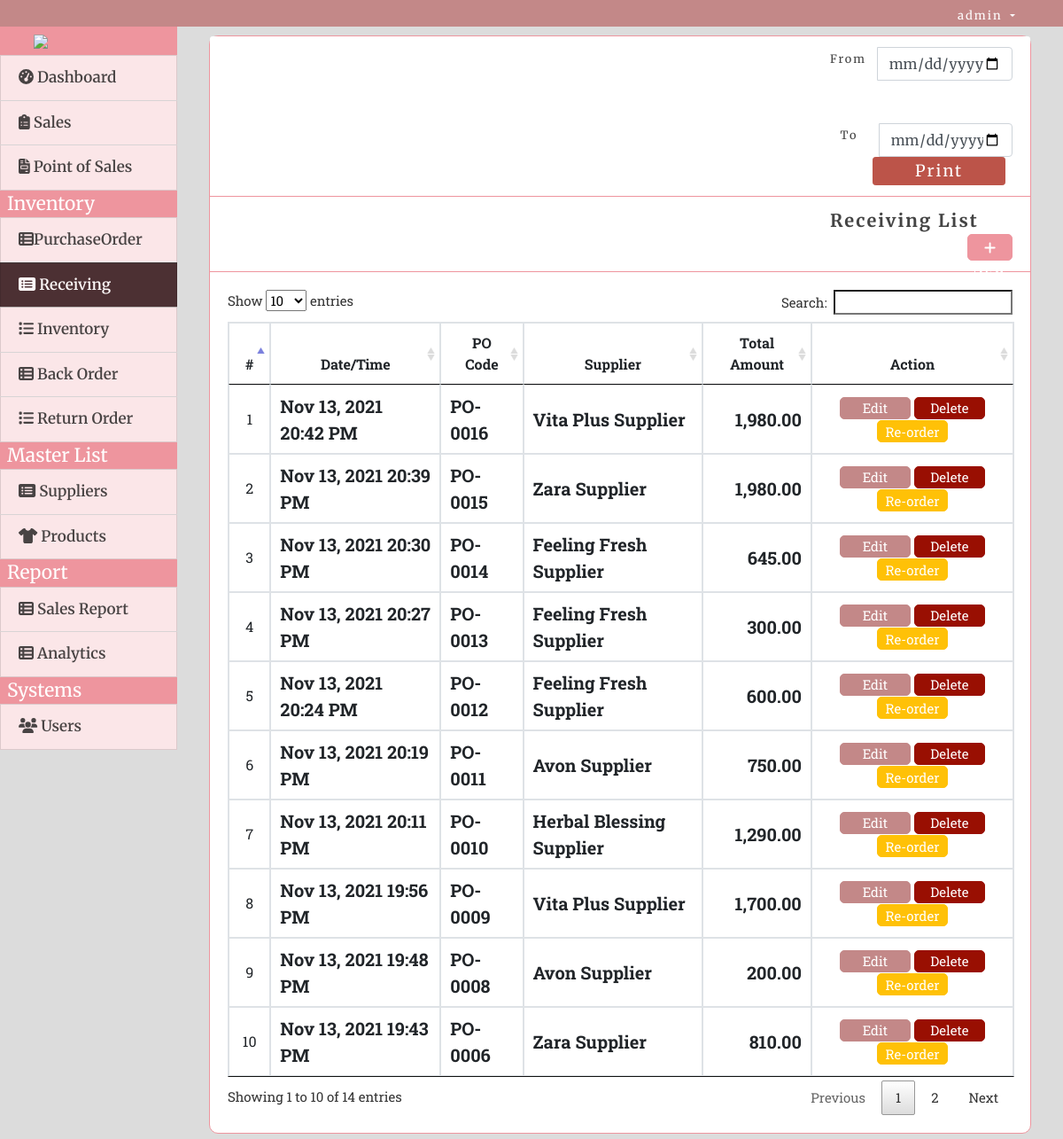
Screenshot of /index.php?page=receiving (signed in) with the database file from the repository.
### tables this page shows
CREATE TABLE `receiving` (
  `id` int(30) NOT NULL,
  `po_id` int(30) NOT NULL,
  `supplier_id` int(30) NOT NULL,
  `description` text NOT NULL,
  `total_cost` float NOT NULL,
  `inventory_ids` text NOT NULL,
  `date_created` datetime NOT NULL DEFAULT current_timestamp()
);

CREATE TABLE `purchase_order` (
  `id` int(30) NOT NULL,
  `po_code` varchar(50) NOT NULL,
  `supplier_id` int(30) NOT NULL,
  `total_cost` float NOT NULL,
  `remarks` text NOT NULL,
  `status` tinyint(1) NOT NULL DEFAULT 0 COMMENT '0=pending, 1=received',
  `date_created` datetime NOT NULL DEFAULT current_timestamp()
);

CREATE TABLE `suppliers` (
  `id` int(30) NOT NULL,
  `name` varchar(200) NOT NULL,
  `address` text NOT NULL,
  `contact` varchar(50) NOT NULL,
  `contact_person` text DEFAULT NULL,
  `date_created` datetime NOT NULL DEFAULT current_timestamp()
);

### receiving.php (the view, shortened to what this page needs)
<?php include('db_connect.php');?>
<div class="container-fluid">
	<div class="col-lg-12">
		<div class="row">
			<div class="col-md-12">
				<div class="card">
				<div class="card-header text-center">
						<form method="POST" class="form-inline" action="print/receive_print.php">
							<div class="input-group">
								<div class="input-group-addon">
									<small>From</small> &nbsp
								</div>
								<input type="date" class="form-control pull-right col-sm-12" name="from" max="<?php echo date("Y-m-d"); ?>" required>
							</div>
							<Br>
							<Br>
							<div class="input-group">
								<div class="input-group-addon">&nbsp
									<small>To</small> &nbsp
								</div>
								&nbsp&nbsp<input type="date" class="form-control pull-right col-sm-12" name="to" max="<?php echo date("Y-m-d"); ?>" required>
							</div>
							<input class="btn btn-sm btn-success ml-5" style="width:150px; background-color:#bc5449; color:white; border-color:#bc5449;height:32px; font-size:18px; letter-spacing:2px;" name="print" type="submit" formtarget="_blank" value="Print">
						</form>
					</div>
					<div class="card-header">
						<b>Receiving List</b>
						 <span class="float:right"><a class="btn btn-primary btn-sm col-sm-3 float-right" href="javascript:void(0)"  style="border-radius:5px; background-color:#ee959e; color:white; border-color:#ee959e; height:30px; padding-top:5px; font-size:15px;" id="receive-po">
		                    <i class="fa fa-plus"></i> New Entry
		                </a></span>
					</div>
					<div class="card-body">
						<table class="table table-bordered table-hover">
							<thead>
								<tr>
									<th class="text-center">#</th>
									<th class="text-center">Date/Time</th>
									<th class="text-center">PO Code</th>
									<th class="text-center">Supplier</th>
									<th class="text-center">Total Amount</th>
									<th class="text-center">Action</th>
								</tr>
							</thead>
							<tbody>
								<?php
								$i = 1;
								$receiving = $conn->query("SELECT r.*,s.name as sname,p.po_code FROM receiving r inner join suppliers s on s.id = r.supplier_id inner join purchase_order p on r.po_id = p.id order by unix_timestamp(r.date_created) desc");
								while($row=$receiving->fetch_assoc()):
								?>
								<tr>
									<td class="text-center"><?php echo $i++ ?></td>
									<td class="">
										<p><b><?php echo date("M d, Y H:i A",strtotime($row['date_created'])) ?></b></p>
									</td>
									<td class="">
										<p><b><?php echo ($row['po_code']) ?></b></p>
									</td>
									<td class="">
										<p><b><?php echo ucwords($row['sname']) ?></b></p>
									</td>
									<td class="text-right">
										<b><?php echo number_format($row['total_cost'],2) ?></b>
									</td>
									<td class="text-center">
										<button class="btn btn-sm btn-primary edit_receiving" style="width:80px; border-radius:5px; background-color:#c38888; color:white; border-color:#c38888; height:25px; font-size:15px;" type="button" onclick="location.href='index.php?page=manage_receiving&id=<?php echo $row['id'] ?>'" data-json='<?php echo json_encode($row) ?>'>Edit</button>
										<button class="btn btn-sm btn-danger delete_receiving" style="width:80px; border-radius:5px; background-color:#990f02; color:white; border-color:#990f02; height:25px; font-size:15px;" type="button" data-id="<?php echo $row['id'] ?>">Delete</button>
										<button class="btn btn-sm btn-warning edit_receiving" style="width:80px; border-radius:5px;  color:white;  height:25px; font-size:15px;" type="button" onclick="location.href='index.php?page=manage_reorder&id=<?php echo $row['id'] ?>'" data-json='<?php echo json_encode($row) ?>'>Re-order</button>
									</td>
								</tr>
								<?php endwhile; ?>
							</tbody>
						</table>
					</div>
				</div>
			</div>
		</div>
	</div>
</div>

### index.php (shortened to what this page needs)
<!DOCTYPE html>
<html lang="en">
<head>
<?php
 include('./header.php');
 ?>
</head>
<body>
	<?php include 'topbar.php' ?>
	<?php include 'navbar.php' ?>
  <main id="view-panel" >
      <?php $page = isset($_GET['page']) ? $_GET['page'] :'home'; ?>
  	<?php include $page.'.php' ?>
  </main>
</body>
</html>

### header.php (shortened to what this page needs)
  <link rel="stylesheet" href="assets/font-awesome/css/all.min.css">
<link href="assets/css/select2.min.css" rel="stylesheet">
<link href="assets/vendor/bootstrap/css/bootstrap.min.css" rel="stylesheet">
<link href="assets/vendor/icofont/icofont.min.css" rel="stylesheet">
<link href="assets/vendor/boxicons/css/boxicons.min.css" rel="stylesheet">
<link href="assets/vendor/venobox/venobox.css" rel="stylesheet">
<link href="assets/vendor/animate.css/animate.min.css" rel="stylesheet">
<link href="assets/vendor/remixicon/remixicon.css" rel="stylesheet">
<link href="assets/vendor/owl.carousel/assets/owl.carousel.min.css" rel="stylesheet">
<link href="assets/DataTables/datatables.min.css" rel="stylesheet">
<link href="assets/css/jquery.datetimepicker.min.css" rel="stylesheet">
  <link rel="stylesheet" href="assets/vendor/bootstrap-daterangepicker/daterangepicker.css">
<link href="assets/css/style.css" rel="stylesheet">
<link type="text/css" rel="stylesheet" href="assets/css/jquery-te-1.4.0.css">

### topbar.php (shortened to what this page needs)
<nav id="mytopbar" class="navbar navbar-light fixed-top bg-primary" style="padding:0; margin-right:30; height:30px;">
  <div class="container-fluid mt-2 mb-2">
  	<div class="col-lg-12">
	  	<div class="float-right">
        <div class=" dropdown mr-4">
            <a href="#" class="text-white dropdown-toggle" style="font-family:'Merriweather', serif; letter-spacing:2px; font-size:13px;"  id="account_settings" data-toggle="dropdown" aria-haspopup="true" aria-expanded="false"><?php echo $_SESSION['login_name'] ?> </a>
        </div>
      </div>
  </div>
</nav>

### navbar.php (shortened to what this page needs)
<nav id="sidebar" style="overflow:auto">
<div class="dd">
	<div class="cc">
	<img src="d3.PNG" style="height:110px;">
</div>
</div>
		<div class="sidebar-list">
				<a href="index.php?page=home" class="nav-item nav-home"><span class='icon-field'><i class="fa fa-tachometer-alt "></i></span> Dashboard</a>
				<a href="index.php?page=sales" class="nav-item nav-sales"><span class='icon-field'><i class="fa fa-clipboard-list "></i></span> Sales</a>
				<a href="pos/index.php" class="nav-item nav-pos"><span class='icon-field'><i class="fa fa-file-invoice "></i></span> Point of Sales</a>
				<?php if($_SESSION['login_type'] == 1): ?>
				<div class="mx-2 text-white">Inventory</div>
				<a href="index.php?page=purchase_order" class="nav-item nav-purchase_order"><span class='icon-field'><i class="fa fa-th-list "></i></span>PurchaseOrder</a>
				<a href="index.php?page=receiving" class="nav-item nav-receiving"><span class='icon-field'><i class="fa fa-list-alt "></i></span> Receiving</a>
				<a href="index.php?page=inventory" class="nav-item nav-inventory"><span class='icon-field'><i class="fa fa-list "></i></span> Inventory</a>
				<a href="index.php?page=back_order" class="nav-item nav-back_order"><span class='icon-field'><i class="fa fa-th-list "></i></span> Back Order</a>
				<a href="index.php?page=return_order" class="nav-item nav-return_order"><span class='icon-field'><i class="fa fa-list "></i></span> Return Order</a>
				<div class="mx-2 text-white">Master List</div>
				<a href="index.php?page=suppliers" class="nav-item nav-suppliers"><span class='icon-field'><i class="fa fa-list-alt "></i></span> Suppliers</a>
				<a href="index.php?page=products" class="nav-item nav-products"><span class='icon-field'><i class="fa fa-tshirt "></i></span> Products</a>
				<?php endif; ?>
				<div class="mx-2 text-white">Report</div>
				<a href="index.php?page=sales_report" class="nav-item nav-sales_report"><span class='icon-field'><i class="fa fa-th-list"></i></span> Sales Report</a>
				<a href="index.php?page=sales_statistic" class="nav-item nav-sales_statistic"><span class='icon-field'><i class="fa fa-th-list"></i></span> Analytics</a>
				<?php if($_SESSION['login_type'] == 1): ?>
				<div class="mx-2 text-white">Systems</div>
				<a href="index.php?page=users" class="nav-item nav-users"><span class='icon-field'><i class="fa fa-users "></i></span> Users</a>
			<?php endif; ?>
		</div>
</nav>

### assets/css/style.css (style rules this page uses)
body { font-family: "Open Sans", sans-serif; color: #444444; width: 100%; height: calc(100%); font-size: 12px; }
a { color: #1977cc; }
nav#sidebar { height: calc(100% - 2.7em); position: fixed; z-index: 99; left: 0; width: 200px; font-size: 12px; top: 2.5em; }
a.nav-item { position: relative; display: block; padding: .75rem 1.25rem; margin-bottom: -1px; border: 1px solid rgba(0,0,0,.125); background-color: #ffffffc4; color: #484343; font-weight: 600; }
a.nav-item:hover, .nav-item.active { background-color: #000000ad; color: #fffafa; }
main#view-panel { margin-left: 200px; width:calc(100% - 200px); margin-top: 2.8em; padding: .5em }
.btn-sm { padding: .0001rem .2rem; }

### index.php (style rules this page uses)
body { background: #80808045; }

### topbar.php (style rules this page uses)
#mytopbar { background-color:#c38888 !important; }

### receiving.php (style rules this page uses)
.card-header { font-family:'Merriweather', serif; background-color:white; font-size:20px; padding-left:700px; letter-spacing:2px; border-color:#ee959e; }
.text-center { font-size:16px; }
.card { border-color:#ee959e; font-family: 'Raleway', sans-serif; font-family: 'Roboto Slab', serif; border-radius:10px; font-size:15px; }
td { font-size:20px; }
td { vertical-align: middle !important; }
td p { margin:unset; }

### rows the page displays
receiving: date_created "Nov 13, 2021 20:42 PM", purchase_order.po_code "PO-0016", supplier.name "Vita Plus Supplier", total_cost "1,980.00"
receiving: date_created "Nov 13, 2021 20:39 PM", purchase_order.po_code "PO-0015", supplier.name "Zara Supplier", total_cost "1,980.00"
receiving: date_created "Nov 13, 2021 20:30 PM", purchase_order.po_code "PO-0014", supplier.name "Feeling Fresh Supplier", total_cost "645.00"
receiving: date_created "Nov 13, 2021 20:27 PM", purchase_order.po_code "PO-0013", supplier.name "Feeling Fresh Supplier", total_cost "300.00"
receiving: date_created "Nov 13, 2021 20:24 PM", purchase_order.po_code "PO-0012", supplier.name "Feeling Fresh Supplier", total_cost "600.00", $row['id'] 25 (drawn)
receiving: date_created "Nov 13, 2021 20:19 PM", purchase_order.po_code "PO-0011", supplier.name "Avon Supplier", total_cost "750.00"
receiving: date_created "Nov 13, 2021 20:11 PM", purchase_order.po_code "PO-0010", supplier.name "Herbal Blessing Supplier", total_cost "1,290.00"
receiving: date_created "Nov 13, 2021 19:56 PM", purchase_order.po_code "PO-0009", supplier.name "Vita Plus Supplier", total_cost "1,700.00"
receiving: date_created "Nov 13, 2021 19:48 PM", purchase_order.po_code "PO-0008", supplier.name "Avon Supplier", total_cost "200.00"
receiving: date_created "Nov 13, 2021 19:43 PM", purchase_order.po_code "PO-0006", supplier.name "Zara Supplier", total_cost "810.00"

### other values shown
$_SESSION['login_name'] "admin"
